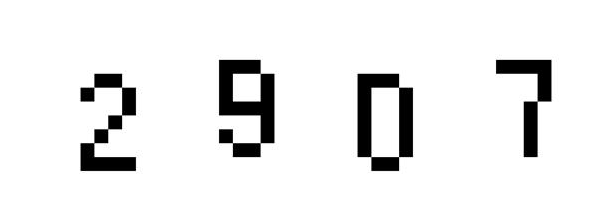
#> input picture workbase/code_ph/vcode.png, 608 x 221 px
$ python pil_co_2.py
#> lines starting #> are read from the running program, lines starting #| are printed output that depends on the picture; after the words box and inside, x2 and y2 are one past the last pixel; in counts of white or black regions, pixels touching at a corner belong together
from PIL import Image
import pytesseract
from pytesseract import *

rep = {'O': '0',  # 替换列表
       'I': '1', 'L': '1',
       'Z': '2',
       'S': '8'
       }


def initTable(threshold=140):  # 二值化函数
    table = []
    for i in range(256):
        if i < threshold:
            table.append(0)
        else:
            table.append(1)

    return table


# --------------------------------------------------------------------------------------
im = Image.open('vcode.png')  # 1.打开图片
#> im is the input picture: PIL image 608x221 RGB; min 0, max 255, mean 235.6
im = im.convert('L')  # 2.将彩色图像转化为灰度图
#> im: PIL image 608x221 L
binaryImage = im.point(initTable(), '1')  # 3.降噪，图片二值化
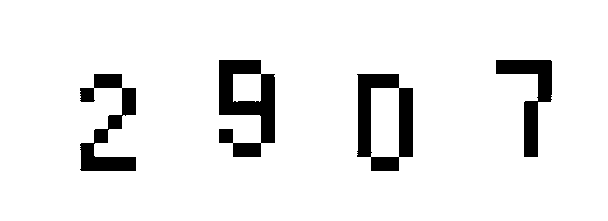
#> binaryImage: PIL image 608x221 1; 92.4% white; 4 black regions, box (x1, y1, x2, y2) and area: (219, 60, 275, 157) 3102, (357, 74, 413, 171) 2835, (80, 74, 136, 171) 2313, (496, 60, 552, 157) 1954
# binaryImage.show()

#> (the run stopped early here; a loop or call above may not have finished)
